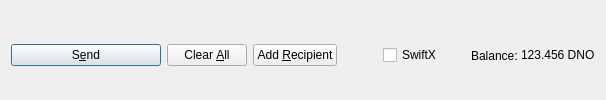
         <widget class="QFrame" name="frame_Send">
          <layout class="QHBoxLayout" name="horizontalLayout">
           <property name="bottomMargin">
            <number>0</number>
           </property>
           <item>
            <widget class="QPushButton" name="sendButton">
             <property name="minimumSize">
              <size>
               <width>150</width>
               <height>0</height>
              </size>
             </property>
             <property name="toolTip">
              <string>Confirm the send action</string>
             </property>
             <property name="text">
              <string>S&amp;end</string>
             </property>
             <property name="icon">
              <iconset resource="../dicenode.qrc">
               <normaloff>:/icons/send</normaloff>:/icons/send</iconset>
             </property>
             <property name="autoDefault">
              <bool>false</bool>
             </property>
             <property name="default">
              <bool>true</bool>
             </property>
            </widget>
           </item>
           <item>
            <widget class="QPushButton" name="clearButton">
             <property name="sizePolicy">
              <sizepolicy hsizetype="Minimum" vsizetype="Fixed">
               <horstretch>0</horstretch>
               <verstretch>0</verstretch>
              </sizepolicy>
             </property>
             <property name="toolTip">
              <string>Clear all fields of the form.</string>
             </property>
             <property name="text">
              <string>Clear &amp;All</string>
             </property>
             <property name="icon">
              <iconset resource="../dicenode.qrc">
               <normaloff>:/icons/remove</normaloff>:/icons/remove</iconset>
             </property>
             <property name="autoDefault">
              <bool>false</bool>
             </property>
            </widget>
           </item>
           <item>
            <widget class="QPushButton" name="addButton">
             <property name="toolTip">
              <string>Send to multiple recipients at once</string>
             </property>
             <property name="text">
              <string>Add &amp;Recipient</string>
             </property>
             <property name="icon">
              <iconset resource="../dicenode.qrc">
               <normaloff>:/icons/add</normaloff>:/icons/add</iconset>
             </property>
             <property name="autoDefault">
              <bool>false</bool>
             </property>
            </widget>
           </item>
           <item>
            <spacer name="horizontalSpacer">
             <property name="orientation">
              <enum>Qt::Horizontal</enum>
             </property>
             <property name="sizeHint" stdset="0">
              <size>
               <width>40</width>
               <height>20</height>
              </size>
             </property>
            </spacer>
           </item>
           <item>
            <layout class="QHBoxLayout" name="horizontalLayout_2">
             <property name="spacing">
              <number>3</number>
             </property>
             <item>
              <widget class="QCheckBox" name="checkSwiftTX">
               <property name="enabled">
                <bool>true</bool>
               </property>
               <property name="minimumSize">
                <size>
                 <width>85</width>
                 <height>0</height>
                </size>
               </property>
               <property name="text">
                <string>SwiftX</string>
               </property>
              </widget>
             </item>
             <item>
              <widget class="QLabel" name="label">
               <property name="text">
                <string>Balance:</string>
               </property>
              </widget>
             </item>
             <item>
              <widget class="QLabel" name="labelBalance">
               <property name="sizePolicy">
                <sizepolicy hsizetype="Preferred" vsizetype="Fixed">
                 <horstretch>0</horstretch>
                 <verstretch>0</verstretch>
                </sizepolicy>
               </property>
               <property name="cursor">
                <cursorShape>IBeamCursor</cursorShape>
               </property>
               <property name="text">
                <string notr="true">123.456 DNO</string>
               </property>
               <property name="textInteractionFlags">
                <set>Qt::LinksAccessibleByMouse|Qt::TextSelectableByKeyboard|Qt::TextSelectableByMouse</set>
               </property>
              </widget>
             </item>
            </layout>
           </item>
          </layout>
         </widget>
